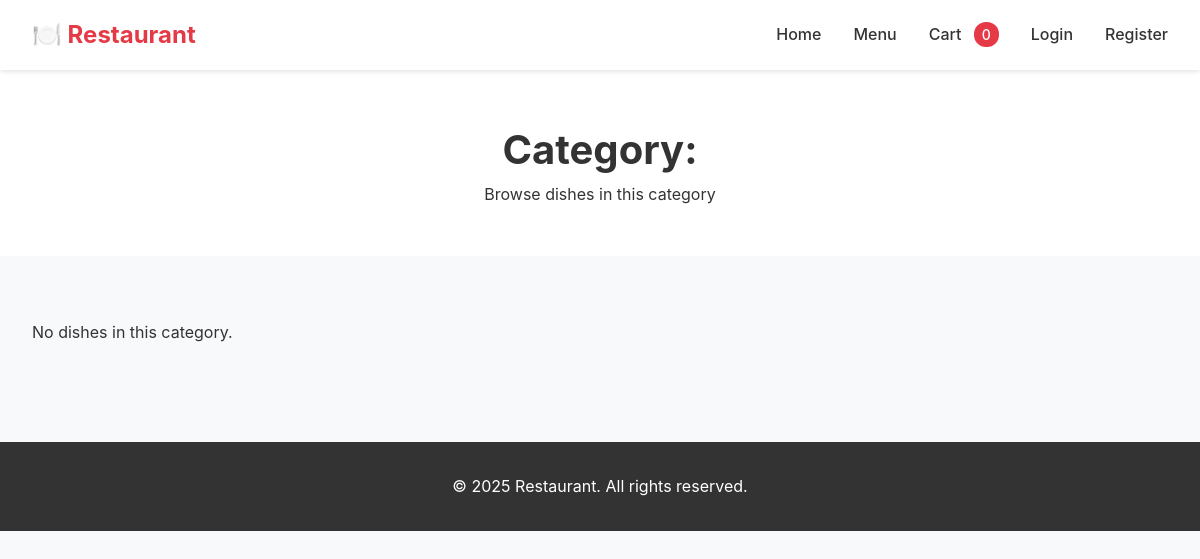
The app's page /menu/category/2/, older data.
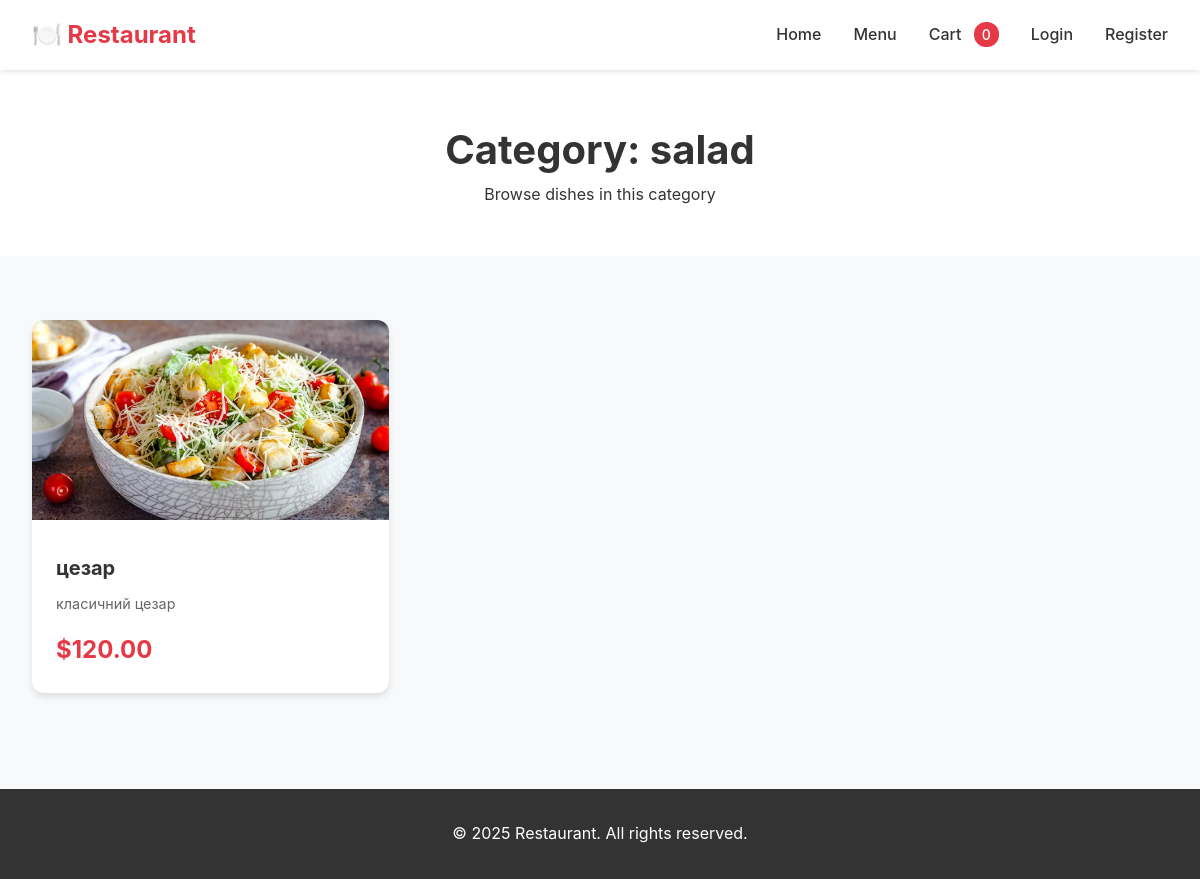
The same page, newer data.
### restoraunt_app/models.py (models this page shows, shortened)
class Dish(models.Model):
    category = models.ForeignKey(Category, on_delete=models.CASCADE, related_name="dishes")
    name = models.CharField(max_length=200)
    description = models.TextField()
    ingredients = models.TextField()
    image = models.ImageField(upload_to="dishes/", blank=True, null=True)
    price = models.DecimalField(max_digits=7, decimal_places=2)
    is_available = models.BooleanField(default=True)
    created_at = models.DateTimeField(default=timezone.now)

class Category(models.Model):
    name = models.CharField(max_length=100, unique=True)
    description = models.TextField(blank=True)

### restoraunt_app/views.py (the view)
# urls.py: path("menu/category/<int:category_id>/", MenuByCategoryView.as_view(), name="menu_by_category"),
class MenuByCategoryView(ListView):
    template_name = "menu/menu_category.html"
    context_object_name = "dishes"
    def get_queryset(self):
        category_id = self.kwargs["category_id"]
        return Dish.objects.filter(category_id=category_id)

### restoraunt_app/templates/menu/menu_category.html (shortened to what this page needs)
{% extends "base.html" %}
{% block content %}
<div class="page-header">
    <h1>Category: {{ dishes.0.category.name }}</h1>
    <p>Browse dishes in this category</p>
</div>
<div class="container">
    <div class="dish-grid">
        {% for dish in dishes %}
        <a href="{% url 'dish_detail' dish.id %}" class="dish-card">
            {% if dish.image %}
            <img src="{{ dish.image.url }}" alt="{{ dish.name }}" class="dish-image">
            {% else %}
            <div class="dish-image"></div>
            {% endif %}
            <div class="dish-content">
                <h3 class="dish-name">{{ dish.name }}</h3>
                <p class="dish-description">{{ dish.description }}</p>
                <div class="dish-footer">
                    <span class="dish-price">${{ dish.price }}</span>
                </div>
            </div>
        </a>
        {% empty %}
        <p>No dishes in this category.</p>
        {% endfor %}
    </div>
</div>
{% endblock %}

Row changes from the older to the newer data that the page shows:
added Dish: category.name "salad", image (picture), name "цезар", description "класичний цезар", price "120.00"
Text that changed along with them:
text no longer shown: "No dishes in this category."
